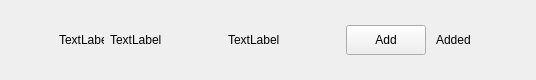
<?xml version="1.0" encoding="UTF-8"?>
<ui version="4.0">
 <class>ApplyFriendItem</class>
 <widget class="QWidget" name="ApplyFriendItem">
  <property name="geometry">
   <rect>
    <x>0</x>
    <y>0</y>
    <width>536</width>
    <height>80</height>
   </rect>
  </property>
  <property name="minimumSize">
   <size>
    <width>0</width>
    <height>80</height>
   </size>
  </property>
  <property name="maximumSize">
   <size>
    <width>16777215</width>
    <height>80</height>
   </size>
  </property>
  <property name="windowTitle">
   <string>Form</string>
  </property>
  <layout class="QHBoxLayout" name="horizontalLayout">
   <property name="spacing">
    <number>6</number>
   </property>
   <property name="leftMargin">
    <number>9</number>
   </property>
   <property name="topMargin">
    <number>0</number>
   </property>
   <property name="rightMargin">
    <number>0</number>
   </property>
   <property name="bottomMargin">
    <number>0</number>
   </property>
   <item>
    <spacer name="horizontalSpacer">
     <property name="orientation">
      <enum>Qt::Orientation::Horizontal</enum>
     </property>
     <property name="sizeType">
      <enum>QSizePolicy::Policy::Fixed</enum>
     </property>
     <property name="sizeHint" stdset="0">
      <size>
       <width>50</width>
       <height>20</height>
      </size>
     </property>
    </spacer>
   </item>
   <item>
    <widget class="QLabel" name="iconLabel">
     <property name="minimumSize">
      <size>
       <width>45</width>
       <height>45</height>
      </size>
     </property>
     <property name="maximumSize">
      <size>
       <width>45</width>
       <height>45</height>
      </size>
     </property>
     <property name="text">
      <string>TextLabel</string>
     </property>
    </widget>
   </item>
   <item>
    <widget class="QWidget" name="widget" native="true">
     <layout class="QHBoxLayout" name="horizontalLayout_2">
      <property name="spacing">
       <number>0</number>
      </property>
      <property name="leftMargin">
       <number>0</number>
      </property>
      <property name="topMargin">
       <number>2</number>
      </property>
      <property name="rightMargin">
       <number>0</number>
      </property>
      <property name="bottomMargin">
       <number>2</number>
      </property>
      <item>
       <widget class="QWidget" name="widget_2" native="true">
        <layout class="QHBoxLayout" name="horizontalLayout_3">
         <property name="spacing">
          <number>10</number>
         </property>
         <property name="leftMargin">
          <number>0</number>
         </property>
         <property name="topMargin">
          <number>2</number>
         </property>
         <property name="rightMargin">
          <number>0</number>
         </property>
         <property name="bottomMargin">
          <number>2</number>
         </property>
         <item>
          <widget class="QLabel" name="userNameLabel">
           <property name="minimumSize">
            <size>
             <width>100</width>
             <height>30</height>
            </size>
           </property>
           <property name="maximumSize">
            <size>
             <width>200</width>
             <height>30</height>
            </size>
           </property>
           <property name="text">
            <string>TextLabel</string>
           </property>
          </widget>
         </item>
         <item>
          <widget class="QLabel" name="userChatLabel">
           <property name="minimumSize">
            <size>
             <width>100</width>
             <height>30</height>
            </size>
           </property>
           <property name="maximumSize">
            <size>
             <width>500</width>
             <height>30</height>
            </size>
           </property>
           <property name="text">
            <string>TextLabel</string>
           </property>
          </widget>
         </item>
         <item>
          <widget class="StateBtn" name="addBtn">
           <property name="minimumSize">
            <size>
             <width>80</width>
             <height>30</height>
            </size>
           </property>
           <property name="maximumSize">
            <size>
             <width>80</width>
             <height>30</height>
            </size>
           </property>
           <property name="text">
            <string>Add</string>
           </property>
          </widget>
         </item>
         <item>
          <widget class="QLabel" name="alreadyAddLabel">
           <property name="minimumSize">
            <size>
             <width>50</width>
             <height>0</height>
            </size>
           </property>
           <property name="maximumSize">
            <size>
             <width>50</width>
             <height>16777215</height>
            </size>
           </property>
           <property name="text">
            <string>Added</string>
           </property>
          </widget>
         </item>
         <item>
          <spacer name="horizontalSpacer_2">
           <property name="orientation">
            <enum>Qt::Orientation::Horizontal</enum>
           </property>
           <property name="sizeType">
            <enum>QSizePolicy::Policy::Fixed</enum>
           </property>
           <property name="sizeHint" stdset="0">
            <size>
             <width>50</width>
             <height>20</height>
            </size>
           </property>
          </spacer>
         </item>
        </layout>
       </widget>
      </item>
     </layout>
    </widget>
   </item>
  </layout>
 </widget>
 <customwidgets>
  <customwidget>
   <class>StateBtn</class>
   <extends>QPushButton</extends>
   <header location="global">buttons/statebtn.h</header>
  </customwidget>
 </customwidgets>
 <resources/>
 <connections/>
</ui>
